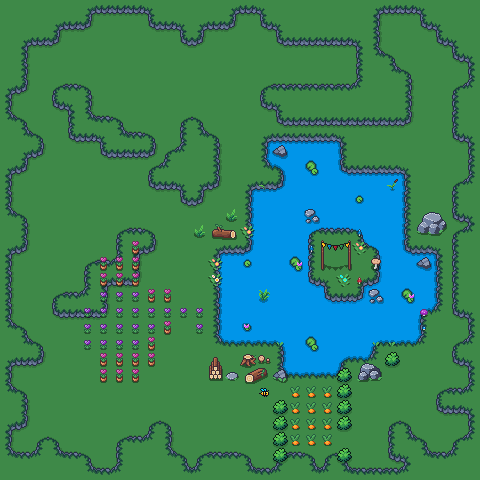

A level layout from a 2D game, rendered from its tile map. Below: a short description, then the map file with tile-grid data replaced by summaries:
An orthogonal 30x30 tile map with 16x16 px tiles, 6 tile layers (Ground, Terrain, Tile Layer 5, decor, ...), 9 tilesets and 6 objects (2x TELEPORT, BATTLE, NPC, COLLISION).

<map version="1.10" tiledversion="1.11.0" orientation="orthogonal" renderorder="right-down" width="30" height="30" tilewidth="16" tileheight="16" infinite="0" nextlayerid="18" nextobjectid="31">
 <editorsettings>
  <export format="tmx" />
 </editorsettings>
 <tileset firstgid="1" name="Grass_Tiles_1" tilewidth="16" tileheight="16" tilecount="80" columns="8">
  <image source="../Tiles/Grass/Grass_Tiles_1.png" width="128" height="160" />
  <wangsets>
   <wangset name="Grass_1" type="mixed" tile="77">
    <wangcolor name="Grass_Ledge_Rock" color="#ff7700" tile="-1" probability="1">
     <properties>
      <property name="collision" type="bool" value="true" />
     </properties>
    </wangcolor>
    <wangtile tileid="9" wangid="1,1,1,1,1,1,1,1" />
    <wangtile tileid="43" wangid="1,1,1,0,1,1,1,1" />
    <wangtile tileid="44" wangid="1,1,1,0,0,0,1,1" />
    <wangtile tileid="45" wangid="1,1,1,1,1,0,1,1" />
    <wangtile tileid="51" wangid="1,0,0,0,1,1,1,1" />
    <wangtile tileid="53" wangid="1,1,1,1,1,0,0,0" />
    <wangtile tileid="59" wangid="1,0,1,1,1,1,1,1" />
    <wangtile tileid="60" wangid="0,0,1,1,1,1,1,0" />
    <wangtile tileid="61" wangid="1,1,1,1,1,1,1,0" />
    <wangtile tileid="67" wangid="0,0,1,1,1,0,0,0" />
    <wangtile tileid="68" wangid="0,0,0,0,1,1,1,0" />
    <wangtile tileid="75" wangid="1,1,1,0,0,0,0,0" />
    <wangtile tileid="76" wangid="1,0,0,0,0,0,1,1" />
    <properties>
     <property name="solid" type="bool" value="true" />
    </properties>
   </wangset>
  </wangsets>
 </tileset>
 <tileset firstgid="81" name="Beach_Decor_Tiles" tilewidth="16" tileheight="16" tilecount="4" columns="2">
  <image source="../Tiles/Beach/Beach_Decor_Tiles.png" width="32" height="32" />
 </tileset>
 <tileset firstgid="85" name="Grass_Tiles_3" tilewidth="16" tileheight="16" tilecount="80" columns="8">
  <image source="../Tiles/Grass/Grass_Tiles_3.png" width="128" height="160" />
  <wangsets>
   <wangset name="Unnamed Set" type="mixed" tile="-1">
    <wangcolor name="" color="#ff0000" tile="-1" probability="1" />
    <wangtile tileid="3" wangid="1,1,0,0,0,1,1,1" />
    <wangtile tileid="4" wangid="1,1,0,0,0,0,0,1" />
    <wangtile tileid="5" wangid="1,1,1,1,0,0,0,1" />
    <wangtile tileid="11" wangid="0,0,0,0,0,1,1,1" />
    <wangtile tileid="13" wangid="0,1,1,1,0,0,0,0" />
    <wangtile tileid="19" wangid="0,0,0,1,1,1,1,1" />
    <wangtile tileid="20" wangid="0,0,0,1,1,1,0,0" />
    <wangtile tileid="21" wangid="0,1,1,1,1,1,0,0" />
    <wangtile tileid="27" wangid="0,0,0,1,0,0,0,0" />
    <wangtile tileid="28" wangid="0,0,0,0,0,1,0,0" />
    <wangtile tileid="35" wangid="0,1,0,0,0,0,0,0" />
    <wangtile tileid="36" wangid="0,0,0,0,0,0,0,1" />
    <wangtile tileid="77" wangid="1,1,1,1,1,1,1,1" />
   </wangset>
  </wangsets>
 </tileset>
 <tileset firstgid="165" name="Flowers" tilewidth="16" tileheight="16" tilecount="100" columns="10">
  <image source="../Outdoor decoration/Flowers.png" width="160" height="160" />
  <tile id="0">
   <objectgroup draworder="index" id="2">
    <object id="1" x="4.07673" y="3.92327" width="7" height="10" />
   </objectgroup>
  </tile>
 </tileset>
 <tileset firstgid="265" name="Outdoor_Decor" tilewidth="16" tileheight="16" tilecount="162" columns="9">
  <image source="../Outdoor decoration/Outdoor_Decor.png" width="144" height="288" />
 </tileset>
 <tileset firstgid="427" name="Fences" tilewidth="16" tileheight="16" tilecount="16" columns="4">
  <image source="../Outdoor decoration/Fences.png" width="64" height="64" />
 </tileset>
 <tileset firstgid="443" name="Well" tilewidth="16" tileheight="16" tilecount="6" columns="2">
  <image source="../Outdoor decoration/Well.png" width="32" height="48" />
 </tileset>
 <tileset firstgid="449" name="Water_Stone_Tile_1" tilewidth="16" tileheight="16" tilecount="15" columns="3">
  <image source="../Tiles/Water/Water_Stone_Tile_1.png" width="48" height="80" />
  <wangsets>
   <wangset name="Unnamed Set" type="mixed" tile="-1">
    <wangcolor name="" color="#ff0000" tile="-1" probability="1" />
    <wangtile tileid="0" wangid="1,1,0,0,0,1,1,1" />
    <wangtile tileid="1" wangid="1,1,0,0,0,0,0,1" />
    <wangtile tileid="2" wangid="1,1,1,1,0,0,0,1" />
    <wangtile tileid="3" wangid="0,0,0,0,0,1,1,1" />
    <wangtile tileid="5" wangid="0,1,1,1,0,0,0,0" />
    <wangtile tileid="6" wangid="0,0,0,1,1,1,1,1" />
    <wangtile tileid="7" wangid="0,0,0,1,1,1,0,0" />
    <wangtile tileid="8" wangid="0,1,1,1,1,1,0,0" />
    <wangtile tileid="9" wangid="0,0,0,1,0,0,0,0" />
    <wangtile tileid="10" wangid="0,0,0,0,0,1,0,0" />
    <wangtile tileid="12" wangid="0,1,0,0,0,0,0,0" />
    <wangtile tileid="13" wangid="0,0,0,0,0,0,0,1" />
   </wangset>
  </wangsets>
 </tileset>
 <tileset firstgid="464" name="Bee_Flying_Animation" tilewidth="16" tileheight="16" tilecount="8" columns="4">
  <image source="../Animals/Bee/Bee_Flying_Animation.png" width="64" height="32" />
  <tile id="0">
   <animation>
    <frame tileid="0" duration="100" />
    <frame tileid="1" duration="100" />
    <frame tileid="2" duration="100" />
    <frame tileid="3" duration="100" />
   </animation>
  </tile>
  <tile id="4">
   <animation>
    <frame tileid="4" duration="100" />
    <frame tileid="5" duration="100" />
    <frame tileid="6" duration="100" />
    <frame tileid="7" duration="100" />
   </animation>
  </tile>
 </tileset>
 <layer id="1" name="Ground" width="30" height="30">
  <data>[900 cells, 900 non-empty, 1 distinct tile ids]</data>
 </layer>
 <layer id="8" name="Terrain" width="30" height="30">
  <properties>
   <property name="Collision" type="bool" value="true" />
  </properties>
  <data>[900 cells, 511 non-empty, 27 distinct tile ids]</data>
 </layer>
 <layer id="11" name="Tile Layer 5" width="30" height="30">
  <data>[900 cells, 22 non-empty, 12 distinct tile ids]</data>
 </layer>
 <layer id="12" name="decor" width="30" height="30">
  <properties>
   <property name="overlay" type="bool" value="true" />
  </properties>
  <data>[900 cells, 74 non-empty, 43 distinct tile ids]</data>
 </layer>
 <layer id="9" name="Flowers" width="30" height="30">
  <data>[900 cells, 39 non-empty, 2 distinct tile ids]</data>
 </layer>
 <layer id="10" name="Tile Layer 4" width="30" height="30">
  <data>[900 cells, 0 non-empty, 0 distinct tile ids]</data>
 </layer>
 <objectgroup id="16" name="TriggerBox">
  <object id="20" name="BATTLE1" type="BATTLE" x="96" y="16" width="48" height="32" />
  <object id="24" name="TEST" type="NPC" x="231.5" y="93">
   <point />
  </object>
  <object id="29" name="DUNGEON" type="TELEPORT" x="32.3333" y="170.333" width="49.3333" height="50" />
  <object id="30" name="FOREST" type="TELEPORT" x="287.333" y="43.3333" width="70" height="43" />
 </objectgroup>
 <objectgroup id="17" name="Ambot">
  <object id="23" name="asdsa" type="COLLISION" x="107.5" y="77.25" width="32" height="32" />
 </objectgroup>
</map>
